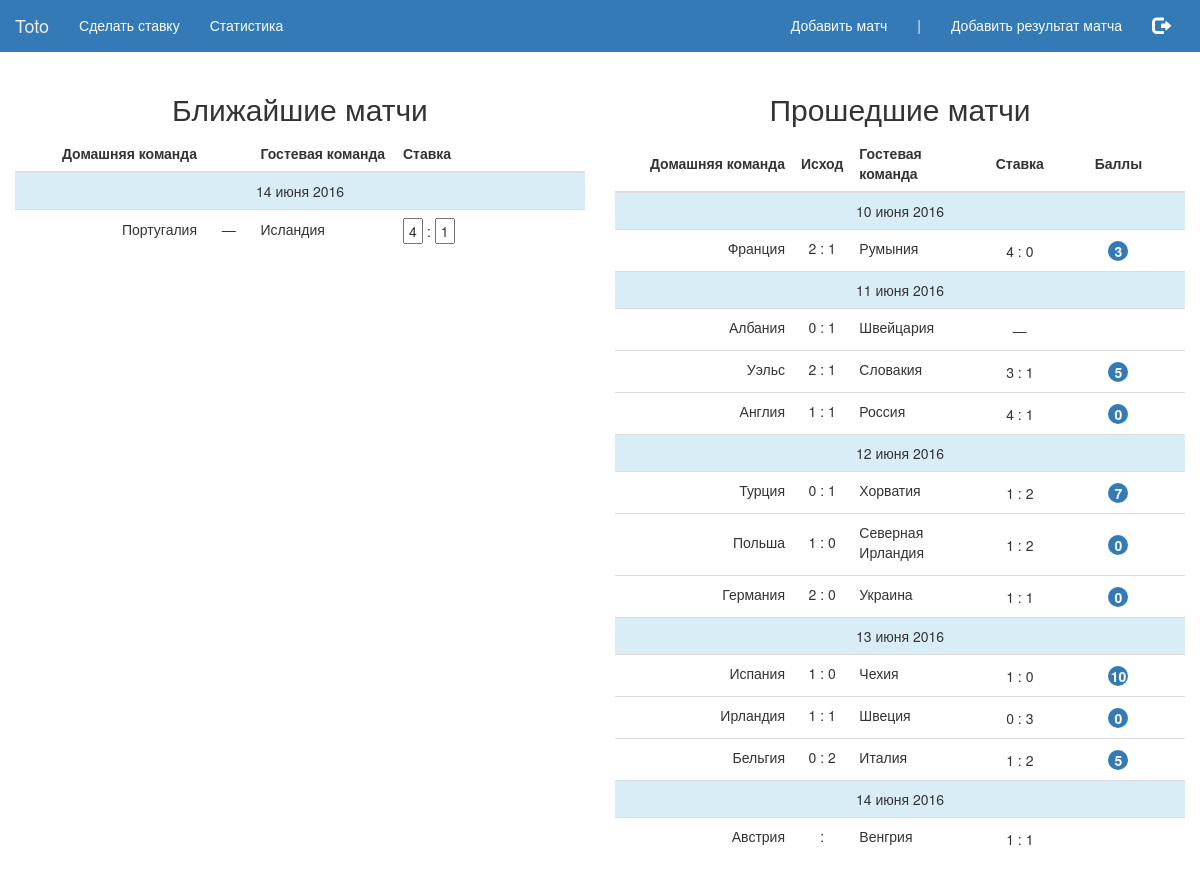
The app's page /home (signed in) with its own data.
### server/models.py (models this page shows, shortened)
class Match(db.Model):
    id = db.Column(db.Integer, primary_key=True)
    tournament = db.Column(db.String(64), db.ForeignKey('tournament.id'), index=True)
    home_team = db.Column(db.String(64), index=True)
    away_team = db.Column(db.String(64), index=True)
    time_start = db.Column(db.DateTime, index=True)
    result = db.Column(db.Integer, index=True)
    home_team_score = db.Column(db.Integer, index=True)
    away_team_score = db.Column(db.Integer, index=True)

class Bet(db.Model):
    id = db.Column(db.Integer, primary_key=True)
    user_id = db.Column(db.Integer, db.ForeignKey('user.id'), index=True)
    match_id = db.Column(db.Integer, db.ForeignKey('match.id'), index=True)
    home_team_score = db.Column(db.Integer, index=True)
    away_team_score = db.Column(db.Integer, index=True)
    points = db.Column(db.Integer, index=True)

### server/views.py (the view)
@app.route('/home')
def home():
    if current_user.is_authenticated:
        matches = get_nearest_matches_and_bets_by_user(current_user.id)
        past_matches = get_past_matches_and_bets_by_user(current_user.id)
        return render_template('home.html', user=current_user, matches=matches, past_matches=past_matches)
    return redirect('/login')

### server/dao/match_dao.py (called while the page is built)
def get_nearest_matches_and_bets_by_user(user_id):
    now = datetime.datetime.utcnow()
    return db.session.query(Match, Bet) \
        .outerjoin(Bet, and_(Bet.match_id == Match.id, Bet.user_id == user_id)) \
        .filter(Match.time_start > now) \
        .all()

def get_past_matches_and_bets_by_user(user_id):
    now = datetime.datetime.utcnow()
    return db.session.query(Match, Bet) \
        .outerjoin(Bet, and_(Bet.match_id == Match.id, Bet.user_id == user_id)) \
        .filter(Match.time_start < now) \
        .all()

### server/dao/user_dao.py (called while the page is built)
def get_user_by_nickname(nickname):
    return User.query.filter(User.nickname == nickname).first()

### server/views.py (called while the page is built)
@login_manager.user_loader
def load_user(nickname):
    return get_user_by_nickname(nickname)

### templates/home.html (shortened to what this page needs)
<!DOCTYPE HTML>
<html>
<head>
    <link rel="stylesheet" type="text/css" href="/static/libs/bootstrap/css/bootstrap.css">
    <link rel="stylesheet" href="/static/css/header.css">
    <link rel="stylesheet" href="/static/css/home.css">
    <link rel="stylesheet" href="/static/css/style.css">
</head>
<body>
    {% include 'header.html' %}
    <div class="container-fluid">
        <div class="row">
            <div class="col-lg-6 col-md-12 text-center">
                <div class="row"><h2>Ближайшие матчи</h2></div>
            <table class="table table-hover">
                <colgroup>
                    <col class="col-md-4">
                    <col class="col-md-1">
                    <col class="col-md-3">
                    <col class="col-md-4">
                </colgroup>
                <thead>
                    <tr>
                        <th class="text-right">Домашняя команда</th>
                        <th class="text-center"></th>
                        <th>Гостевая команда</th>
                        <th class="text-left">Ставка</th>
                    </tr>
                </thead>
                <tbody>
                    {% for i in range (matches|length) %}
                    {% set match = matches[i] %}
                    {% if i == 0 or matches[i].Match.time_start.day != matches[i-1].Match.time_start.day %}
                        <tr class="text-center info">
                            <td class="get-normal-date-from-datetime" colspan="8">{{ match.Match.time_start }}</td>
                        </tr>
                    {% endif %}
                    <tr>
                        <td><div class="text-right">
                            <div class="team">{{match.Match.home_team}}</div>
                        </div></td>
                        <td><div class="score">
                            &mdash;
                            </div>
                        </td>
                        <td><div class="text-left">
                            <div class="team">{{match.Match.away_team}}</div>
                        </div></td>
                        <td><div class="text-left match-score-column">
                            <input class="team-score-input" value="{{match.Bet.home_team_score}}"
                               data-match-id="{{match.Match.id}}" id="match_{{match.Match.id}}_home"/>
                                <span>:</span>
                            <input class="team-score-input" value="{{match.Bet.away_team_score}}"
                               data-match-id="{{match.Match.id}}" id="match_{{match.Match.id}}_away"/>
                        </div></td>
                    </tr>
                    {% endfor %}
            </tbody>
        </table>
            </div>
            <div class="col-lg-6 col-md-12 text-center">
                <div class="row"><h2>Прошедшие матчи</h2></div>
                <table class="table table-hover">
                <colgroup>
                    <col class="col-md-4">
                    <col class="col-md-1">
                    <col class="col-md-3">
                    <col class="col-md-1">
                    <col class="col-md-3">
                </colgroup>
                <thead>
                    <tr>
                        <th class="text-right">Домашняя команда</th>
                        <th class="text-center">Исход</th>
                        <th>Гостевая команда</th>
                        <th class="text-center">Ставка</th>
                        <th class="text-center">Баллы</th>
                    </tr>
                </thead>
                <tbody>
                    {% for i in range (past_matches|length) %}
                    {% set match = past_matches[i] %}
                    {% if i == 0 or past_matches[i].Match.time_start.day != past_matches[i-1].Match.time_start.day %}
                        <tr class="text-center info">
                            <td class="get-normal-date-from-datetime" colspan="8">{{ match.Match.time_start }}</td>
                        </tr>
                    {% endif %}
                    <tr>
                        <td><div class="text-right">
                            <div class="team">{{match.Match.home_team}}</div>
                        </div></td>
                        <td>
                            <div class="score">
                            {{match.Match.home_team_score if match.Match.home_team_score is not none}}
                            <span>:</span>
                            {{match.Match.away_team_score if match.Match.away_team_score is not none}}
                            </div>
                        </td>
                        <td><div class="text-left">
                            <div class="team">{{match.Match.away_team}}</div>
                        </div></td>
                        <td>
                            <div class="text-center match-score-column">
                                {% if match.Bet is not none %}
                                    {{match.Bet.home_team_score}}
                                        <span>:</span>
                                    {{match.Bet.away_team_score}}
                                {% else %}
                                    <span>—</span>
                                {% endif %}
                            </div>
                        </td>
                        <td class="text-center">
                            {% if match.Bet is not none and match.Bet.points is not none %}
                            <div class="bet-points">{{match.Bet.points}}</div>
                            {% endif %}
                        </td>
                    </tr>
                    {% endfor %}
                </tbody>
                </table>
            </div>
        </div>
    </div>
</body>
</html>

### templates/header.html (shortened to what this page needs)
<nav class="navbar navbar-default navbar">
  <div class="container-fluid">
    <div class="navbar-header">
      <a class="navbar-brand" href="/">Toto</a>
    </div>
    {% if current_user.is_authenticated %}
        <div class="collapse navbar-collapse" id="bs-example-navbar-collapse-1">
             <ul class="nav navbar-nav">
                <li><a href="/home">Сделать ставку<span class="sr-only">(current)</span></a></li>
                <li><a href="/statistics">Статистика</a></li>
            </ul>
            <ul class="nav navbar-nav navbar-right">
                {% if current_user.role == 'ADMIN' %}
                    <li><a href="/admin">Добавить матч</a></li>
                    <li><a>|</a></li>
                    <li><a href="/addresult">Добавить результат матча</a></li>
                {% endif %}
                <li>
                    <a href="/logout"><span class="glyphicon glyphicon-log-out"></span></a>
                </li>
            </ul>
        </div>
    {% else %}
        <ul class="nav navbar-nav navbar-right">
            <li><a href="/register">Регистрация</a></li>
        </ul>
    {% endif %}
  </div>
</nav>

### static/css/header.css (style rules this page uses)
.navbar-default { background-color: #337ab7; }
.navbar { border-radius: 0px; border: 0px; }
.nav.navbar-nav.navbar-right a { color: white; }
.navbar-default .navbar-nav > li > a { color: white; }
.navbar-default .navbar-brand { color: white; }
.glyphicon { font-size: 18px; }

### static/css/home.css (style rules this page uses)
.team-score-input { width: 20px; text-align: center; }
.match-score-column { white-space: nowrap; padding: 0px; }

### static/css/style.css (style rules this page uses)
.bet-points { border-radius: 50%; width: 20px; text-align: center; border-color: #337AB7; display: inline-block; background-color: #337AB7; color: white; font-weight: bold; }
.table > thead > tr > th, .table > tbody > tr > th, .table > tfoot > tr > th, .table > thead > tr > td, .table > tbody > tr > td, .table > tfoot > tr > td { vertical-align: middle; }
.team { margin: 0 0 5px; }
.score { margin: 0 0 5px; }

### records on screen
Match: Match.home_team "Португалия", Match.away_team "Исландия"
Bet: Bet.home_team_score "4", Bet.away_team_score "1"
Match: Match.home_team "Франция", Match "2", Match "1", Match.away_team "Румыния"
Bet: Bet.home_team_score "4", Bet.away_team_score "0", Bet.points "3"
Match: Match.home_team "Албания", Match "0", Match "1", Match.away_team "Швейцария"
Match: Match.home_team "Уэльс", Match "2", Match "1", Match.away_team "Словакия"
Bet: Bet.home_team_score "3", Bet.away_team_score "1", Bet.points "5"
Match: Match.home_team "Англия", Match "1", Match "1", Match.away_team "Россия"
Bet: Bet.home_team_score "4", Bet.away_team_score "1", Bet.points "0"
Match: Match.home_team "Турция", Match "0", Match "1", Match.away_team "Хорватия"
Bet: Bet.home_team_score "1", Bet.away_team_score "2", Bet.points "7"
Match: Match.home_team "Польша", Match "1", Match "0", Match.away_team "Северная Ирландия"
Bet: Bet.home_team_score "1", Bet.away_team_score "2", Bet.points "0"
Match: Match.home_team "Германия", Match "2", Match "0", Match.away_team "Украина"
Bet: Bet.home_team_score "1", Bet.away_team_score "1", Bet.points "0"
Match: Match.home_team "Испания", Match "1", Match "0", Match.away_team "Чехия"
Bet: Bet.home_team_score "1", Bet.away_team_score "0", Bet.points "10"
Match: Match.home_team "Ирландия", Match "1", Match "1", Match.away_team "Швеция"
Bet: Bet.home_team_score "0", Bet.away_team_score "3", Bet.points "0"
Match: Match.home_team "Бельгия", Match "0", Match "2", Match.away_team "Италия"
Bet: Bet.home_team_score "1", Bet.away_team_score "2", Bet.points "5"
Match: Match.home_team "Австрия", Match.away_team "Венгрия"
Bet: Bet.home_team_score "1", Bet.away_team_score "1"
